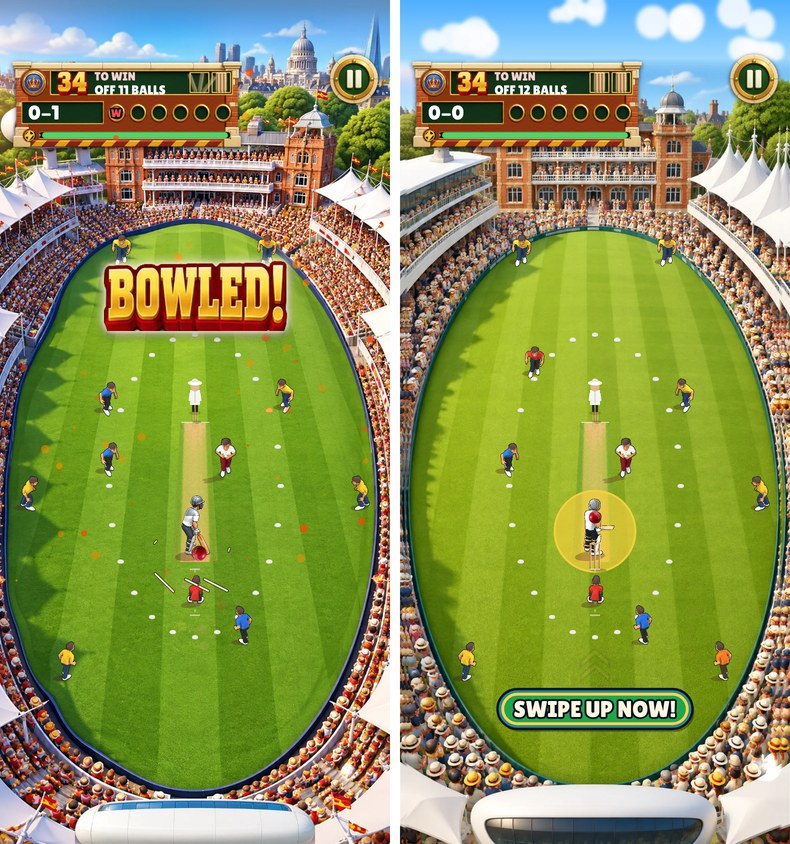
#> input picture art/grounds/lords/lords_close_v3.jpg, 790 x 844 px, given in place of media_427-192.png, which was not available
$ python media.py lords_close_v3.jpg
#> lines starting #> are read from the running program, lines starting #| are printed output that depends on the picture
# Joe (Nov 3): add the media centre at the bottom (Nursery End). Standalone cartoon pod (Figma 427:191, green key), scaled evenly,
# its roof just below the near boards and the rest running off the bottom of the screen.
import numpy as np, cv2, sys
from PIL import Image
im=np.array(Image.open('raw/media_427-192.png').convert('RGB')).astype(float)
a=np.clip((np.sqrt(((im-[0,255,0])**2).sum(2))-45)/60,0,1); ex=np.clip(im[...,1]-np.maximum(im[...,0],im[...,2]),0,None); a=a*np.clip(1-ex/90,0,1)
#> after `a = np.clip((np.sqrt(((im - [0, 255, 0]) ** 2).sum(2)) - 45) / 60, 0, `: a: shape (844, 790) float64; every value is 1
#> after `ex = np.clip(im[..., 1] - np.maximum(im[..., 0], im[..., 2]), 0, None)`:
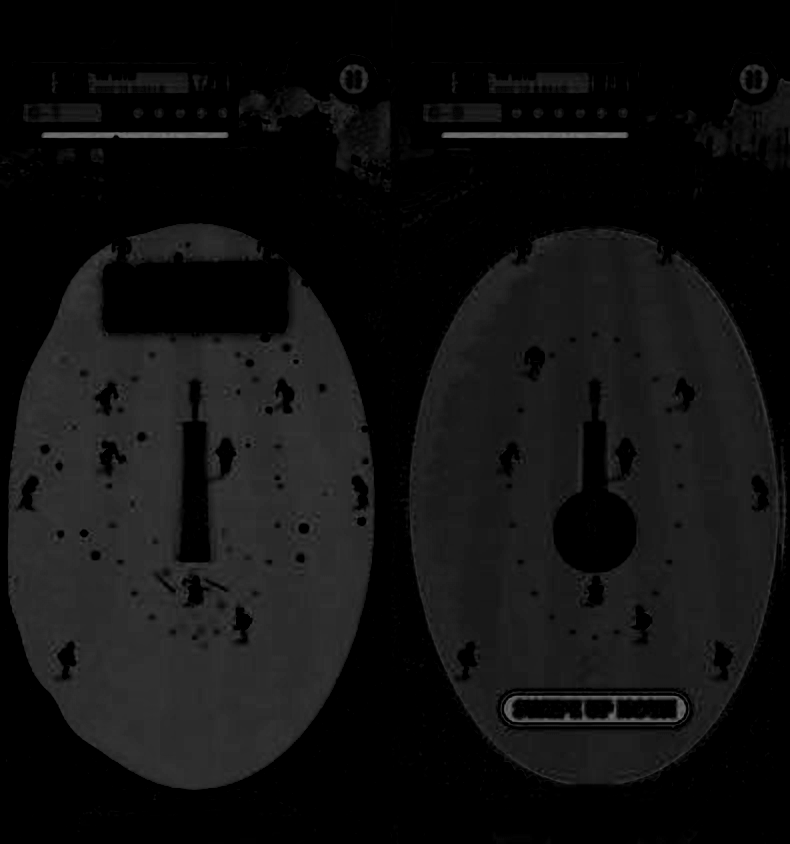
#> ex: shape (844, 790) float64; min 0, max 119, mean 16.5
#> after `a = a * np.clip(1 - ex / 90, 0, 1)`:
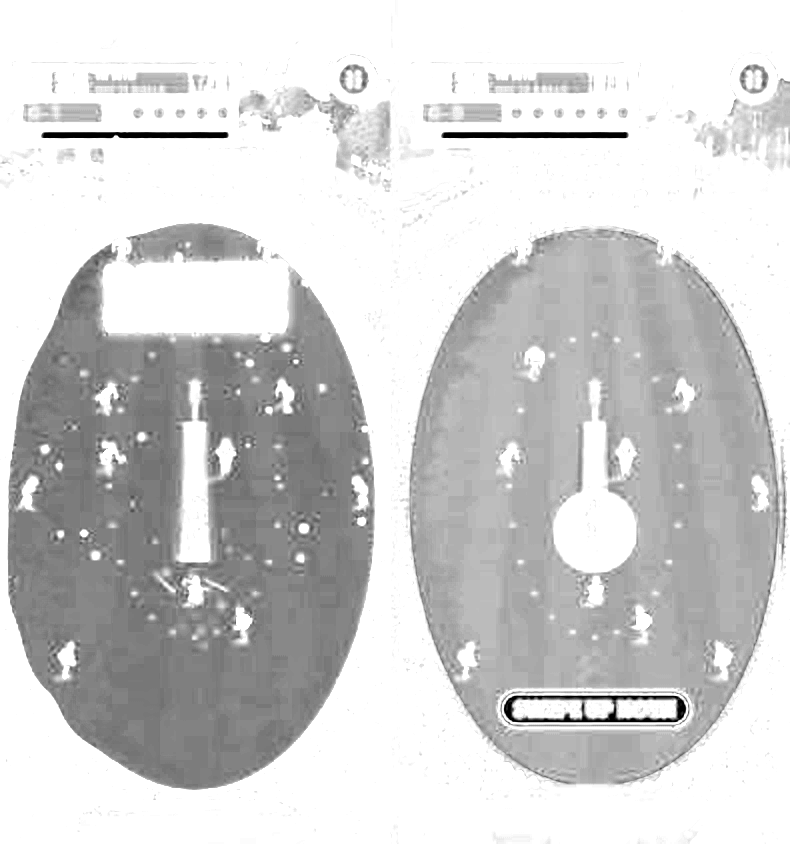
#> a: shape (844, 790) float64; min 0, max 1, mean 0.817
f=im.copy(); f[...,1]=np.minimum(f[...,1],np.maximum(f[...,0],f[...,2]))
#> after `f[..., 1] = np.minimum(f[..., 1], np.maximum(f[..., 0], f[..., 2]))`:
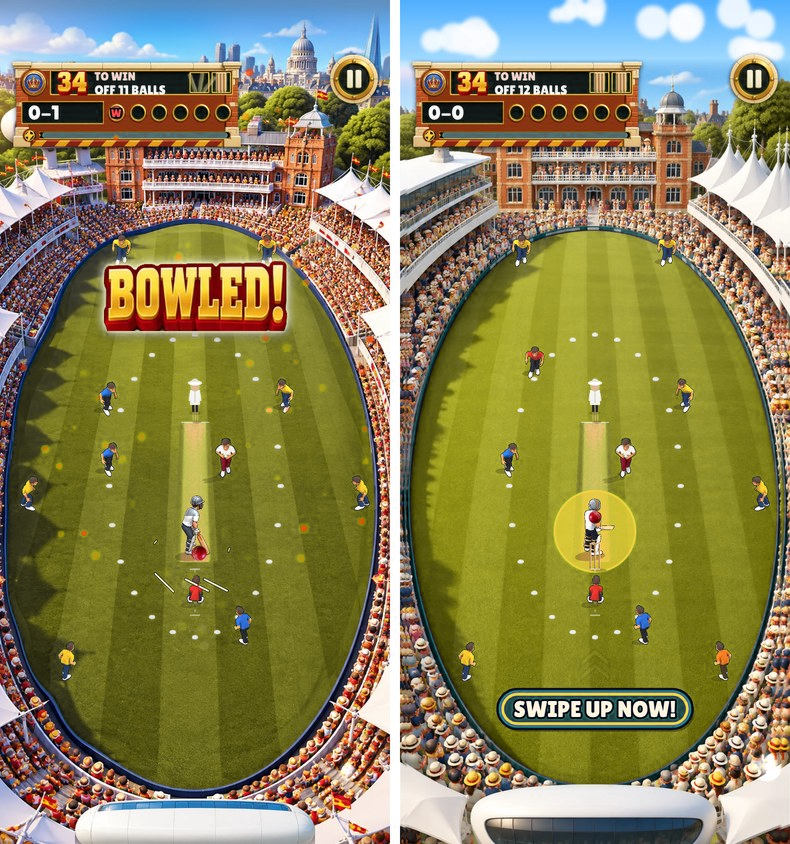
#> f: shape (844, 790, 3) float64; mean R, G, B 138.2, 131.5, 87.1
sp=Image.fromarray(np.dstack([f,cv2.erode((a*255).astype(np.uint8),np.ones((3,3),np.uint8))]).clip(0,255).astype(np.uint8)); sp=sp.crop(sp.getbbox())
#> after `sp = Image.fromarray(np.dstack([f, cv2.erode((a * 255).astype(np.uint8`:
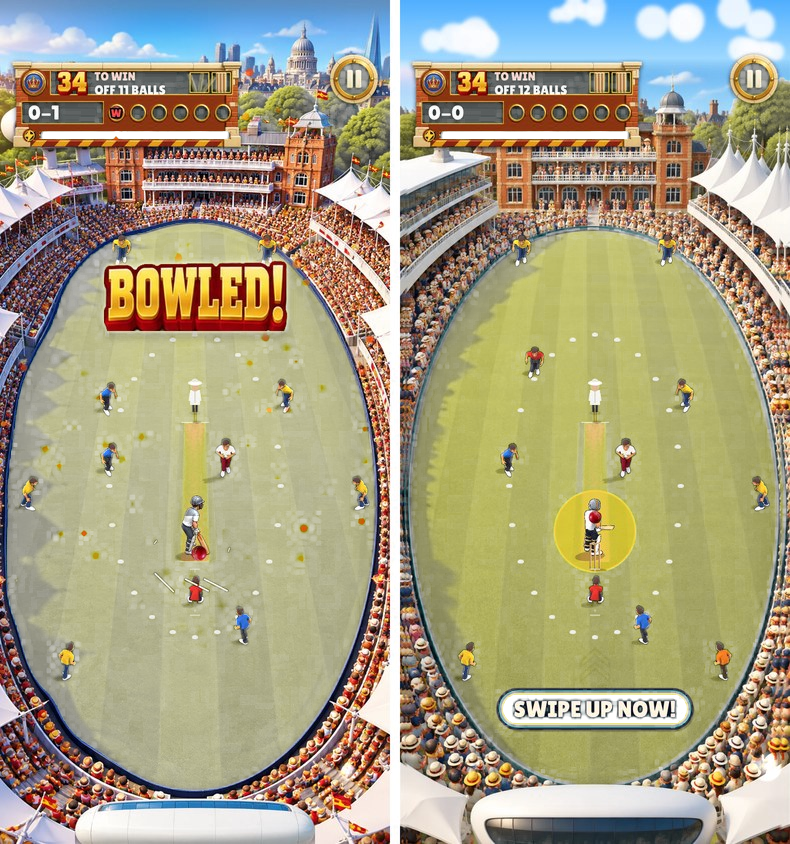
#> sp: PIL image 790x844 RGBA; mean R, G, B, A 138.2, 131.5, 87.1, 203; transparent parts drawn white
#> (the run stopped early here; a loop or call above may not have finished)
